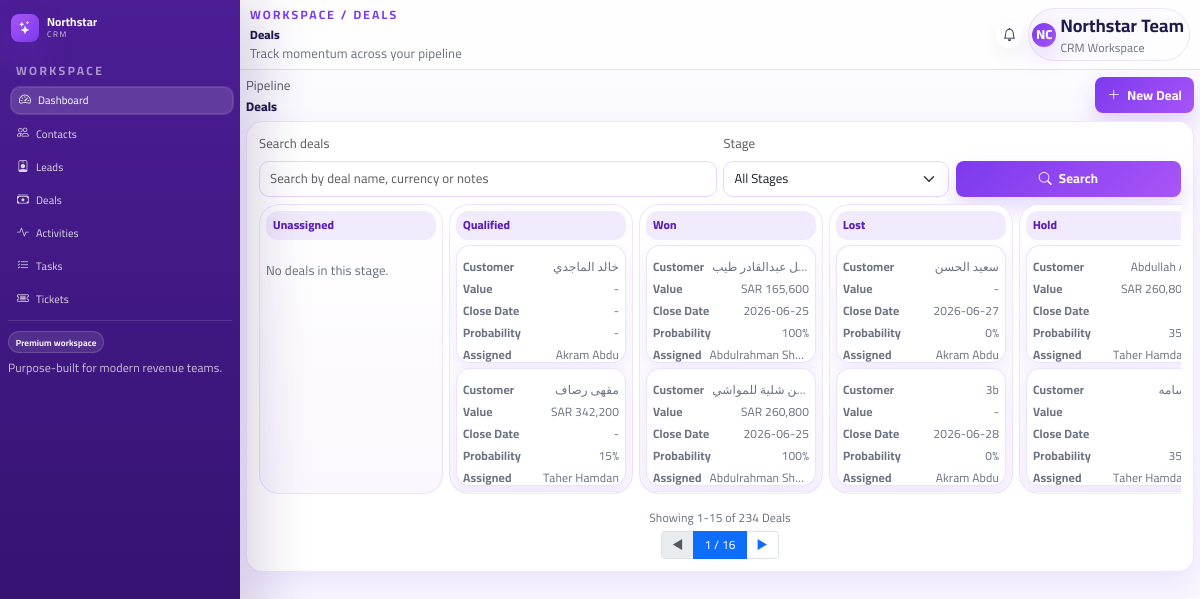
The app's page /deals/ with its own data.
### crm_project/crm/models.py (models this page shows)
class Deal(models.Model):
    id = models.CharField(primary_key=True, max_length=255)
    lead_id = models.CharField(max_length=255, blank=True, null=True)
    establishment_id = models.CharField(max_length=255, blank=True, null=True)
    stage_id = models.CharField(max_length=255, blank=True, null=True)
    owner_id = models.CharField(max_length=255, blank=True, null=True)
    name = models.CharField(max_length=255, blank=True, null=True)
    notes = models.TextField(blank=True, null=True)
    deleted_at = models.CharField(max_length=255, blank=True, null=True)
    created_at = models.CharField(max_length=255, blank=True, null=True)
    updated_at = models.CharField(max_length=255, blank=True, null=True)
    expected_value_minor = models.IntegerField(blank=True, null=True)
    won_value_minor = models.IntegerField(blank=True, null=True)
    currency_code = models.CharField(max_length=255, blank=True, null=True)
    mrr_minor = models.IntegerField(blank=True, null=True)
    contract_length_months = models.IntegerField(blank=True, null=True)
    seat_count = models.IntegerField(blank=True, null=True)
    probability_pct = models.IntegerField(blank=True, null=True)
    target_close_date = models.CharField(max_length=255, blank=True, null=True)
    actual_close_date = models.CharField(max_length=255, blank=True, null=True)
    contract_end_date = models.CharField(max_length=255, blank=True, null=True)
    discount_requested_pct = models.IntegerField(blank=True, null=True)
    discount_approved_pct = models.IntegerField(blank=True, null=True)
    discount_approved_by_id = models.CharField(max_length=255, blank=True, null=True)
    discount_status = models.CharField(max_length=255, blank=True, null=True)
    lost_reason_id = models.CharField(max_length=255, blank=True, null=True)
    custom_fields = models.TextField(blank=True, null=True)
    class Meta:
        managed = False
        db_table = "deals"

### crm_project/crm/views.py (the view)
# urls.py: path("deals/", views.deals, name="deals"),
def deals(request):
    redirect_response = _handle_form_submission(request, "deals", "deals", ["name", "notes", "expected_value_minor", "currency_code", "stage_id", "probability_pct", "target_close_date"])
    if redirect_response:
        return redirect_response
    query = (request.GET.get("q") or "").strip()
    stage_filter = (request.GET.get("stage") or "").strip()
    sort_field = (request.GET.get("sort") or "created_at").strip()
    sort_order = (request.GET.get("order") or "desc").strip().lower()
    page_number = request.GET.get("page", 1)
    conn = _connect()
    cursor = conn.cursor()
    sql = "SELECT * FROM deals WHERE deleted_at IS NULL"
    params = []
    if query:
        search_term = f"%{query}%"
        sql += " AND (name LIKE ? OR notes LIKE ? OR currency_code LIKE ?)"
        params.extend([search_term, search_term, search_term])
    allowed_sort_fields = {"created_at": "created_at", "name": "name", "stage_id": "stage_id", "expected_value_minor": "expected_value_minor"}
    sort_column = allowed_sort_fields.get(sort_field, "created_at")
    sql += f" ORDER BY {sort_column} {'ASC' if sort_order == 'asc' else 'DESC'}, rowid DESC"
    cursor.execute(sql, params)
    deal_rows = cursor.fetchall()
    stage_lookup = _safe_lookup(cursor, "pipeline_stages")
    company_lookup = _safe_lookup(cursor, "establishments")
    contact_lookup = _safe_lookup(cursor, "contacts", label_columns=("full_name", "name", "label"))
    lead_lookup = _safe_lookup(cursor, "leads", label_columns=("full_name", "name", "label"))
    stage_columns = []
    try:
        cursor.execute("SELECT id, name FROM pipeline_stages ORDER BY rowid ASC")
        stage_columns = [
            {"id": str(row[0]), "name": _display(row[1])}
            for row in cursor.fetchall()
            if row[0] is not None
        ]
    except Exception:
        stage_columns = []
    if not stage_columns:
        stage_columns = [{"id": "unassigned", "name": "Unassigned"}]
    def _stage_name_from_id(stage_id):
        if stage_id is None:
            return "Unassigned"
        stage_name = stage_lookup.get(str(stage_id))
        return _display(stage_name if stage_name and stage_name != "-" else "Unassigned")
    def _resolve_deal_customer(deal_dict):
        contact_id = deal_dict.get("contact_id")
        lead_id = deal_dict.get("lead_id")
        establishment_id = deal_dict.get("establishment_id")
        if contact_id and contact_lookup.get(str(contact_id)):
            return _display(contact_lookup.get(str(contact_id)))
        if lead_id and lead_lookup.get(str(lead_id)):
            return _display(lead_lookup.get(str(lead_id)))
        if establishment_id and company_lookup.get(str(establishment_id)):
            return _display(company_lookup.get(str(establishment_id)))
        return "-"
    def _resolve_deal_owner(deal_dict):
        owner_id = deal_dict.get("owner_id") or deal_dict.get("assignee_id") or deal_dict.get("created_by")
        return _resolve_owner(cursor, owner_id)
    stage_map = {column["name"]: [] for column in stage_columns}
    deal_list = []
    for deal in deal_rows:
        deal_dict = dict(deal)
        amount = deal_dict.get("won_value_minor") or deal_dict.get("expected_value_minor")
        close_date = deal_dict.get("actual_close_date") or deal_dict.get("target_close_date") or deal_dict.get("contract_end_date")
        stage_name = _stage_name_from_id(deal_dict.get("stage_id"))
        if stage_name not in stage_map:
            stage_map[stage_name] = []
            stage_columns.append({"id": str(deal_dict.get("stage_id") or stage_name).lower(), "name": stage_name})
        details = {
            "name": _display(deal_dict.get("name")),
            "customer": _resolve_deal_customer(deal_dict),
            "amount": _format_amount(amount, deal_dict.get("currency_code")),
            "stage": stage_name,
            "close_date": _format_date(close_date),
            "probability": _format_probability(deal_dict.get("probability_pct")),
            "currency": _display(deal_dict.get("currency_code")),
            "assigned_user": _resolve_deal_owner(deal_dict),
            "notes": _display(deal_dict.get("notes")),
        }
        item = {
            "row": deal_dict,
            "details": details,
        }
        stage_map[stage_name].append(item)
        deal_list.append(item)
    if stage_filter:
        normalized_filter = stage_filter.lower()
        if normalized_filter == "unassigned":
            deal_list = [item for item in deal_list if (item["details"].get("stage") or "").lower() == "unassigned"]
        else:
            deal_list = [item for item in deal_list if (item["details"].get("stage") or "").lower() == normalized_filter]
    normalized_stage_columns = []
    seen_stage_names = set()
    for column in stage_columns:
        column_name = column["name"]
        if stage_filter and column_name.lower() != stage_filter.lower():
            continue
        if column_name in seen_stage_names:
            continue
        seen_stage_names.add(column_name)
        normalized_stage_columns.append({
            "id": column["id"],
            "name": column["name"],
            "items": [],
        })
    if stage_filter and stage_filter.lower() == "unassigned" and not normalized_stage_columns:
        normalized_stage_columns.append({"id": "unassigned", "name": "Unassigned", "items": []})
    paginator = Paginator(deal_list, 15)
    page_obj = paginator.get_page(page_number)
    visible_stage_map = {column["name"]: [] for column in normalized_stage_columns}
    for item in page_obj.object_list:
        stage_name = item["details"].get("stage") or "Unassigned"
        if stage_name in visible_stage_map:
            visible_stage_map[stage_name].append(item)
    for column in normalized_stage_columns:
        column["items"] = visible_stage_map.get(column["name"], [])
    stage_filter_options = ["All Stages"]
    stage_filter_options.extend([column["name"] for column in stage_columns if column["name"] not in stage_filter_options])
    if "Unassigned" not in stage_filter_options:
        stage_filter_options.append("Unassigned")
    conn.close()
    return render(request, "deals.html", {
        "deal_list": page_obj.object_list,
        "stage_columns": normalized_stage_columns,
        "stage_filter": stage_filter,
        "stage_filter_options": stage_filter_options,
        "page_obj": page_obj,
        "page_query": _query_without(request, "page"),
        "query": query,
        "sort": sort_field,
        "order": sort_order,
        "stage_lookup": stage_lookup,
    })

### crm_project/templates/deals.html (shortened to what this page needs)
{% extends 'base.html' %}
{% block page_title %}Deals{% endblock %}
{% block page_breadcrumb %}Workspace / Deals{% endblock %}
{% block page_subtitle %}Track momentum across your pipeline{% endblock %}
{% block content %}
<div class="d-flex justify-content-between align-items-center mb-2">
    <div>
        <p class="text-muted mb-1">Pipeline</p>
        <h2 class="page-title mb-0">Deals</h2>
    </div>
    <button class="btn btn-primary" data-bs-toggle="modal" data-bs-target="#dealFormModal">
        <i class="bi bi-plus-lg me-2"></i>New Deal
    </button>
</div>
<div class="card list-card">
    <div class="card-body">
        <form method="get" class="row g-2 align-items-end mb-2">
            <div class="col-md-6">
                <label class="form-label text-muted">Search deals</label>
                <input type="text" class="form-control" name="q" value="{{ query }}" placeholder="Search by deal name, currency or notes">
            </div>
            <div class="col-md-3">
                <label class="form-label text-muted">Stage</label>
                <select class="form-select" name="stage">
                    {% for option in stage_filter_options %}
                    <option value="{% if option != 'All Stages' %}{{ option }}{% endif %}" {% if stage_filter == option or not stage_filter and option == 'All Stages' %}selected{% endif %}>{{ option }}</option>
                    {% endfor %}
                </select>
            </div>
            <div class="col-md-3">
                <button type="submit" class="btn btn-primary w-100">
                    <i class="bi bi-search me-2"></i>Search
                </button>
            </div>
        </form>
        <div class="kanban-board-shell">
        <div class="kanban-board" id="dealKanbanBoard">
            {% for column in stage_columns %}
            <section class="kanban-column" data-stage="{{ column.id }}">
                <header>{{ column.name }}</header>
                {% for item in column.items %}
                {% with deal=item.row details=item.details %}
                <article class="deal-card" draggable="true" data-kanban-card="true">
                    <div class="deal-card-line">
                        <span class="deal-label">Customer</span>
                        <span class="deal-value" title="{{ details.customer }}">{{ details.customer }}</span>
                    </div>
                    <div class="deal-card-line">
                        <span class="deal-label">Value</span>
                        <span class="deal-value" title="{{ details.amount }}">{{ details.amount }}</span>
                    </div>
                    <div class="deal-card-line">
                        <span class="deal-label">Close Date</span>
                        <span class="deal-value" title="{{ details.close_date }}">{{ details.close_date }}</span>
                    </div>
                    <div class="deal-card-line">
                        <span class="deal-label">Probability</span>
                        <span class="deal-value" title="{{ details.probability }}">{{ details.probability }}</span>
                    </div>
                    <div class="deal-card-line">
                        <span class="deal-label">Assigned</span>
                        <span class="deal-value" title="{{ details.assigned_user }}">{{ details.assigned_user }}</span>
                    </div>
                </article>
                {% endwith %}
                {% empty %}
                <div class="empty-state">No deals in this stage.</div>
                {% endfor %}
            </section>
            {% endfor %}
        </div>
        </div>
        {% include 'includes/compact_pagination.html' with aria_label='Deals pagination' item_label='Deals' %}
    </div>
</div>
{% endblock %}

### records on screen
Deal: details.customer "سعيد الحسن", details.amount "-", details.close_date "2026-06-27", details.probability "0%", details.assigned_user "Akram Abdu"

### other values on screen
{{ column.name }} "Unassigned" "Qualified" "Won" "Lost" "Hold"
{{ details.customer }} "خالد الماجدي" "مقهى رصاف" "3b" "Abdullah…"
{{ details.amount }} "-" "SAR 342,200" "SAR 165,600" "SAR 260,800" "-" "SAR…"
{{ details.close_date }} "-" "-" "2026-06-25" "2026-06-25" "2026-06-28"
{{ details.probability }} "-" "15%" "100%" "100%" "0%"
{{ details.assigned_user }} "Akram Abdu" "Taher Hamdan" "Abdulrahman Sh…" "Abdulrahman Sh…" "Akram Abdu" "Taher…" "Taher…"
{{ page_obj.start_index }} "1"
{{ page_obj.end_index }} "15"
{{ page_obj.paginator.count }} "234"
{{ item_label }} "Deals"
{{ page_obj.number }} "1"
{{ page_obj.paginator.num_pages }} "16"
form field stage "All Stages"
